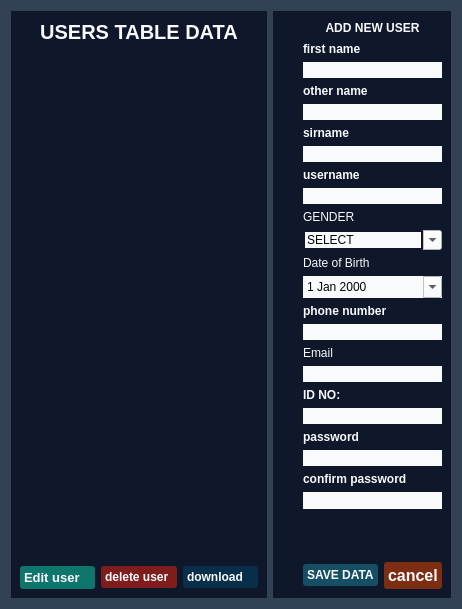
         <widget class="QWidget" name="users">
          <property name="styleSheet">
           <string notr="true">QWidget{
background-color:#334155;
color:#f8fafc;

}</string>
          </property>
          <layout class="QGridLayout" name="gridLayout_16">
           <item row="0" column="1" rowspan="3">
            <widget class="QWidget" name="widget_2" native="true">
             <property name="font">
              <font>
               <pointsize>12</pointsize>
               <bold>true</bold>
              </font>
             </property>
             <property name="mouseTracking">
              <bool>true</bool>
             </property>
             <property name="tabletTracking">
              <bool>true</bool>
             </property>
             <property name="styleSheet">
              <string notr="true">background-color: #0f172a;</string>
             </property>
             <layout class="QVBoxLayout" name="verticalLayout_3">
              <property name="leftMargin">
               <number>30</number>
              </property>
              <item>
               <widget class="QLabel" name="label_6">
                <property name="minimumSize">
                 <size>
                  <width>0</width>
                  <height>16</height>
                 </size>
                </property>
                <property name="sizeIncrement">
                 <size>
                  <width>0</width>
                  <height>16</height>
                 </size>
                </property>
                <property name="font">
                 <font>
                  <bold>true</bold>
                 </font>
                </property>
                <property name="text">
                 <string>ADD NEW USER</string>
                </property>
                <property name="alignment">
                 <set>Qt::AlignCenter</set>
                </property>
               </widget>
              </item>
              <item>
               <widget class="QLabel" name="label_7">
                <property name="font">
                 <font>
                  <pointsize>9</pointsize>
                  <bold>true</bold>
                 </font>
                </property>
                <property name="text">
                 <string>first name</string>
                </property>
               </widget>
              </item>
              <item>
               <widget class="QLineEdit" name="li_firstname">
                <property name="font">
                 <font>
                  <bold>true</bold>
                 </font>
                </property>
                <property name="styleSheet">
                 <string notr="true">background-color: #f8fafc;
color: rgb(6, 6, 6);</string>
                </property>
                <property name="text">
                 <string/>
                </property>
                <property name="frame">
                 <bool>false</bool>
                </property>
               </widget>
              </item>
              <item>
               <widget class="QLabel" name="label_29">
                <property name="font">
                 <font>
                  <bold>true</bold>
                 </font>
                </property>
                <property name="text">
                 <string>other name</string>
                </property>
               </widget>
              </item>
              <item>
               <widget class="QLineEdit" name="li_othername">
                <property name="font">
                 <font>
                  <bold>true</bold>
                 </font>
                </property>
                <property name="styleSheet">
                 <string notr="true">background-color: #f8fafc;
color: rgb(4, 4, 4);</string>
                </property>
                <property name="frame">
                 <bool>false</bool>
                </property>
               </widget>
              </item>
              <item>
               <widget class="QLabel" name="label_30">
                <property name="font">
                 <font>
                  <bold>true</bold>
                 </font>
                </property>
                <property name="text">
                 <string>sirname</string>
                </property>
               </widget>
              </item>
              <item>
               <widget class="QLineEdit" name="li_sirname">
                <property name="font">
                 <font>
                  <bold>true</bold>
                 </font>
                </property>
                <property name="styleSheet">
                 <string notr="true">color: rgb(2, 2, 2);
background-color: #f8fafc;</string>
                </property>
                <property name="frame">
                 <bool>false</bool>
                </property>
               </widget>
              </item>
              <item>
               <widget class="QLabel" name="label_54">
                <property name="font">
                 <font>
                  <bold>true</bold>
                 </font>
                </property>
                <property name="text">
                 <string>username</string>
                </property>
               </widget>
              </item>
              <item>
               <widget class="QLineEdit" name="ldt_username">
                <property name="font">
                 <font>
                  <bold>true</bold>
                 </font>
                </property>
                <property name="styleSheet">
                 <string notr="true">background-color: #f8fafc;
color: rgb(2, 2, 2);</string>
                </property>
                <property name="frame">
                 <bool>false</bool>
                </property>
               </widget>
              </item>
              <item>
               <widget class="QLabel" name="label_67">
                <property name="text">
                 <string>GENDER</string>
                </property>
               </widget>
              </item>
              <item>
               <widget class="QComboBox" name="comboBox_Sex">
                <property name="cursor">
                 <cursorShape>PointingHandCursor</cursorShape>
                </property>
                <property name="mouseTracking">
                 <bool>true</bool>
                </property>
                <property name="tabletTracking">
                 <bool>true</bool>
                </property>
                <property name="styleSheet">
                 <string notr="true">background-color: #f8fafc;
color: rgb(2, 2, 2);</string>
                </property>
                <property name="editable">
                 <bool>true</bool>
                </property>
                <property name="frame">
                 <bool>false</bool>
                </property>
                <item>
                 <property name="text">
                  <string>SELECT</string>
                 </property>
                </item>
                <item>
                 <property name="text">
                  <string>MALE</string>
                 </property>
                </item>
                <item>
                 <property name="text">
                  <string>FEMALE</string>
                 </property>
                </item>
                <item>
                 <property name="text">
                  <string>OTHERS</string>
                 </property>
                </item>
               </widget>
              </item>
              <item>
               <widget class="QLabel" name="label_4">
                <property name="text">
                 <string>Date of Birth</string>
                </property>
               </widget>
              </item>
              <item>
               <widget class="QDateEdit" name="dateEdit_DoB">
                <property name="autoFillBackground">
                 <bool>true</bool>
                </property>
                <property name="styleSheet">
                 <string notr="true">background-color: #f8fafc;
color: rgb(2, 2, 2);</string>
                </property>
                <property name="wrapping">
                 <bool>true</bool>
                </property>
                <property name="frame">
                 <bool>false</bool>
                </property>
                <property name="accelerated">
                 <bool>true</bool>
                </property>
                <property name="showGroupSeparator" stdset="0">
                 <bool>true</bool>
                </property>
                <property name="calendarPopup">
                 <bool>true</bool>
                </property>
               </widget>
              </item>
              <item>
               <widget class="QLabel" name="label_31">
                <property name="font">
                 <font>
                  <bold>true</bold>
                 </font>
                </property>
                <property name="text">
                 <string>phone number</string>
                </property>
               </widget>
              </item>
              <item>
               <widget class="QLineEdit" name="li_phonenumnber">
                <property name="font">
                 <font>
                  <bold>true</bold>
                 </font>
                </property>
                <property name="styleSheet">
                 <string notr="true">background-color: #f8fafc;
color: rgb(2, 2, 2);</string>
                </property>
                <property name="frame">
                 <bool>false</bool>
                </property>
               </widget>
              </item>
              <item>
               <widget class="QLabel" name="label_25">
                <property name="text">
                 <string>Email</string>
                </property>
               </widget>
              </item>
              <item>
               <widget class="QLineEdit" name="Email">
                <property name="styleSheet">
                 <string notr="true">background-color: #f8fafc;
color: rgb(2, 2, 2);</string>
                </property>
                <property name="inputMask">
                 <string/>
                </property>
                <property name="frame">
                 <bool>false</bool>
                </property>
               </widget>
              </item>
              <item>
               <widget class="QLabel" name="label_55">
                <property name="font">
                 <font>
                  <bold>true</bold>
                 </font>
                </property>
                <property name="text">
                 <string>ID NO:</string>
                </property>
               </widget>
              </item>
              <item>
               <widget class="QLineEdit" name="ldt_userID">
                <property name="font">
                 <font>
                  <bold>true</bold>
                 </font>
                </property>
                <property name="styleSheet">
                 <string notr="true">background-color: #f8fafc;
color: rgb(2, 2, 2);</string>
                </property>
                <property name="frame">
                 <bool>false</bool>
                </property>
               </widget>
              </item>
              <item>
               <widget class="QLabel" name="label_32">
                <property name="font">
                 <font>
                  <bold>true</bold>
                 </font>
                </property>
                <property name="text">
                 <string>password</string>
                </property>
               </widget>
              </item>
              <item>
               <widget class="QLineEdit" name="li_password1">
                <property name="font">
                 <font>
                  <bold>true</bold>
                 </font>
                </property>
                <property name="styleSheet">
                 <string notr="true">background-color: #f8fafc;
color: rgb(2, 2, 2);</string>
                </property>
                <property name="frame">
                 <bool>false</bool>
                </property>
                <property name="echoMode">
                 <enum>QLineEdit::Password</enum>
                </property>
               </widget>
              </item>
              <item>
               <widget class="QLabel" name="label_33">
                <property name="font">
                 <font>
                  <bold>true</bold>
                 </font>
                </property>
                <property name="text">
                 <string>confirm password</string>
                </property>
               </widget>
              </item>
              <item>
               <widget class="QLineEdit" name="li_password2">
                <property name="font">
                 <font>
                  <pointsize>10</pointsize>
                  <bold>true</bold>
                 </font>
                </property>
                <property name="styleSheet">
                 <string notr="true">background-color: #f8fafc;
color: rgb(4, 4, 4);</string>
                </property>
                <property name="frame">
                 <bool>false</bool>
                </property>
                <property name="echoMode">
                 <enum>QLineEdit::Password</enum>
                </property>
               </widget>
              </item>
              <item>
               <spacer name="verticalSpacer_4">
                <property name="orientation">
                 <enum>Qt::Vertical</enum>
                </property>
                <property name="sizeHint" stdset="0">
                 <size>
                  <width>20</width>
                  <height>45</height>
                 </size>
                </property>
               </spacer>
              </item>
              <item>
               <layout class="QHBoxLayout" name="horizontalLayout_4">
                <item>
                 <widget class="QPushButton" name="pb_saveuser">
                  <property name="font">
                   <font>
                    <bold>true</bold>
                   </font>
                  </property>
                  <property name="cursor">
                   <cursorShape>PointingHandCursor</cursorShape>
                  </property>
                  <property name="styleSheet">
                   <string notr="true">QPushButton{
background-color: rgb(22, 78, 99);
padding:4px;
text-align:left;
border-radius:3px;
}</string>
                  </property>
                  <property name="text">
                   <string>SAVE DATA</string>
                  </property>
                  <property name="icon">
                   <iconset>
                    <normaloff>resources/icons/icons/data-storage.png</normaloff>resources/icons/icons/data-storage.png</iconset>
                  </property>
                  <property name="iconSize">
                   <size>
                    <width>20</width>
                    <height>20</height>
                   </size>
                  </property>
                  <property name="checkable">
                   <bool>true</bool>
                  </property>
                  <property name="autoExclusive">
                   <bool>true</bool>
                  </property>
                  <property name="flat">
                   <bool>true</bool>
                  </property>
                 </widget>
                </item>
                <item>
                 <widget class="QPushButton" name="push_canceluser">
                  <property name="font">
                   <font>
                    <pointsize>12</pointsize>
                    <bold>true</bold>
                   </font>
                  </property>
                  <property name="cursor">
                   <cursorShape>PointingHandCursor</cursorShape>
                  </property>
                  <property name="styleSheet">
                   <string notr="true">QPushButton{
background-color: #7c2d12;
padding:4px;
text-align:left;
border-radius:3px;
}</string>
                  </property>
                  <property name="text">
                   <string>cancel</string>
                  </property>
                  <property name="icon">
                   <iconset>
                    <normaloff>resources/icons/icons/close-x-10324.png</normaloff>resources/icons/icons/close-x-10324.png</iconset>
                  </property>
                  <property name="iconSize">
                   <size>
                    <width>20</width>
                    <height>20</height>
                   </size>
                  </property>
                  <property name="checkable">
                   <bool>true</bool>
                  </property>
                  <property name="autoExclusive">
                   <bool>true</bool>
                  </property>
                  <property name="flat">
                   <bool>true</bool>
                  </property>
                 </widget>
                </item>
               </layout>
              </item>
             </layout>
            </widget>
           </item>
           <item row="0" column="0" rowspan="3">
            <widget class="QWidget" name="widget_13" native="true">
             <property name="styleSheet">
              <string notr="true">background-color: rgb(15, 23, 42);</string>
             </property>
             <layout class="QGridLayout" name="gridLayout_17">
              <property name="leftMargin">
               <number>0</number>
              </property>
              <property name="topMargin">
               <number>0</number>
              </property>
              <property name="rightMargin">
               <number>0</number>
              </property>
              <item row="2" column="0">
               <widget class="QTableWidget" name="user_table_Widget">
                <property name="cursor" stdset="0">
                 <cursorShape>PointingHandCursor</cursorShape>
                </property>
                <property name="mouseTracking">
                 <bool>true</bool>
                </property>
                <property name="tabletTracking">
                 <bool>true</bool>
                </property>
                <property name="autoFillBackground">
                 <bool>true</bool>
                </property>
                <property name="styleSheet">
                 <string notr="true">
QHeaderView::section {
   color:white;
	 background-color:#1f2937;
    border: 1px solid white ;
	margin: 0px;
	text-align: right;
	font-family: arial;
	font-size:12px;
    height: 32px;
}

</string>
                </property>
                <property name="frameShape">
                 <enum>QFrame::NoFrame</enum>
                </property>
                <property name="frameShadow">
                 <enum>QFrame::Plain</enum>
                </property>
                <property name="autoScroll">
                 <bool>true</bool>
                </property>
                <property name="autoScrollMargin">
                 <number>9</number>
                </property>
                <property name="showGrid">
                 <bool>false</bool>
                </property>
                <property name="gridStyle">
                 <enum>Qt::SolidLine</enum>
                </property>
                <property name="sortingEnabled">
                 <bool>true</bool>
                </property>
                <attribute name="horizontalHeaderShowSortIndicator" stdset="0">
                 <bool>true</bool>
                </attribute>
                <attribute name="horizontalHeaderStretchLastSection">
                 <bool>true</bool>
                </attribute>
                <attribute name="verticalHeaderHighlightSections">
                 <bool>false</bool>
                </attribute>
                <attribute name="verticalHeaderShowSortIndicator" stdset="0">
                 <bool>true</bool>
                </attribute>
                <attribute name="verticalHeaderStretchLastSection">
                 <bool>false</bool>
                </attribute>
               </widget>
              </item>
              <item row="1" column="0">
               <widget class="QWidget" name="widget_18" native="true">
                <layout class="QGridLayout" name="gridLayout_19">
                 <item row="1" column="0">
                  <widget class="QLabel" name="label_8">
                   <property name="font">
                    <font>
                     <pointsize>15</pointsize>
                     <bold>true</bold>
                    </font>
                   </property>
                   <property name="text">
                    <string>USERS TABLE DATA</string>
                   </property>
                   <property name="alignment">
                    <set>Qt::AlignCenter</set>
                   </property>
                  </widget>
                 </item>
                 <item row="2" column="0">
                  <widget class="QLabel" name="success_label">
                   <property name="styleSheet">
                    <string notr="true">color: rgb(5, 57, 55);
font: 700 12pt &quot;Segoe UI&quot;;</string>
                   </property>
                   <property name="text">
                    <string/>
                   </property>
                  </widget>
                 </item>
                </layout>
               </widget>
              </item>
              <item row="3" column="0">
               <widget class="QWidget" name="widget_3" native="true">
                <layout class="QGridLayout" name="gridLayout_15">
                 <property name="bottomMargin">
                  <number>0</number>
                 </property>
                 <property name="verticalSpacing">
                  <number>0</number>
                 </property>
                 <item row="0" column="0">
                  <widget class="QPushButton" name="pb_edit">
                   <property name="font">
                    <font>
                     <pointsize>10</pointsize>
                     <bold>true</bold>
                    </font>
                   </property>
                   <property name="cursor">
                    <cursorShape>PointingHandCursor</cursorShape>
                   </property>
                   <property name="mouseTracking">
                    <bool>true</bool>
                   </property>
                   <property name="tabletTracking">
                    <bool>true</bool>
                   </property>
                   <property name="styleSheet">
                    <string notr="true">
QPushButton{
background-color: #0f766e;
padding:4px;
text-align:left;
border-radius:3px;

}</string>
                   </property>
                   <property name="text">
                    <string>Edit user</string>
                   </property>
                   <property name="icon">
                    <iconset>
                     <normaloff>resources/icons/icons/content-9813.png</normaloff>resources/icons/icons/content-9813.png</iconset>
                   </property>
                   <property name="iconSize">
                    <size>
                     <width>25</width>
                     <height>25</height>
                    </size>
                   </property>
                   <property name="checkable">
                    <bool>true</bool>
                   </property>
                   <property name="autoExclusive">
                    <bool>true</bool>
                   </property>
                   <property name="flat">
                    <bool>false</bool>
                   </property>
                  </widget>
                 </item>
                 <item row="0" column="2">
                  <widget class="QPushButton" name="pbtn_download">
                   <property name="font">
                    <font>
                     <bold>true</bold>
                    </font>
                   </property>
                   <property name="cursor">
                    <cursorShape>PointingHandCursor</cursorShape>
                   </property>
                   <property name="mouseTracking">
                    <bool>true</bool>
                   </property>
                   <property name="tabletTracking">
                    <bool>true</bool>
                   </property>
                   <property name="layoutDirection">
                    <enum>Qt::LeftToRight</enum>
                   </property>
                   <property name="autoFillBackground">
                    <bool>false</bool>
                   </property>
                   <property name="styleSheet">
                    <string notr="true">QPushButton{
background-color:#082f49;
padding:4px;
text-align:left;
border-radius:3px;

}</string>
                   </property>
                   <property name="text">
                    <string>download</string>
                   </property>
                   <property name="icon">
                    <iconset>
                     <normaloff>resources/icons/icons/download-pdf.png</normaloff>resources/icons/icons/download-pdf.png</iconset>
                   </property>
                   <property name="iconSize">
                    <size>
                     <width>25</width>
                     <height>25</height>
                    </size>
                   </property>
                   <property name="checkable">
                    <bool>true</bool>
                   </property>
                   <property name="checked">
                    <bool>true</bool>
                   </property>
                   <property name="autoRepeat">
                    <bool>true</bool>
                   </property>
                   <property name="autoExclusive">
                    <bool>true</bool>
                   </property>
                   <property name="flat">
                    <bool>true</bool>
                   </property>
                  </widget>
                 </item>
                 <item row="0" column="1">
                  <widget class="QPushButton" name="pbtn_del">
                   <property name="font">
                    <font>
                     <bold>true</bold>
                    </font>
                   </property>
                   <property name="cursor">
                    <cursorShape>PointingHandCursor</cursorShape>
                   </property>
                   <property name="styleSheet">
                    <string notr="true">
QPushButton{
background-color: rgb(127, 29, 29);
padding:4px;
text-align:left;
border-radius:3px;

}</string>
                   </property>
                   <property name="text">
                    <string>delete user</string>
                   </property>
                   <property name="icon">
                    <iconset>
                     <normaloff>resources/icons/icons/trash.png</normaloff>resources/icons/icons/trash.png</iconset>
                   </property>
                   <property name="iconSize">
                    <size>
                     <width>25</width>
                     <height>25</height>
                    </size>
                   </property>
                   <property name="checkable">
                    <bool>true</bool>
                   </property>
                   <property name="autoExclusive">
                    <bool>true</bool>
                   </property>
                   <property name="flat">
                    <bool>true</bool>
                   </property>
                  </widget>
                 </item>
                </layout>
               </widget>
              </item>
             </layout>
            </widget>
           </item>
          </layout>
         </widget>
